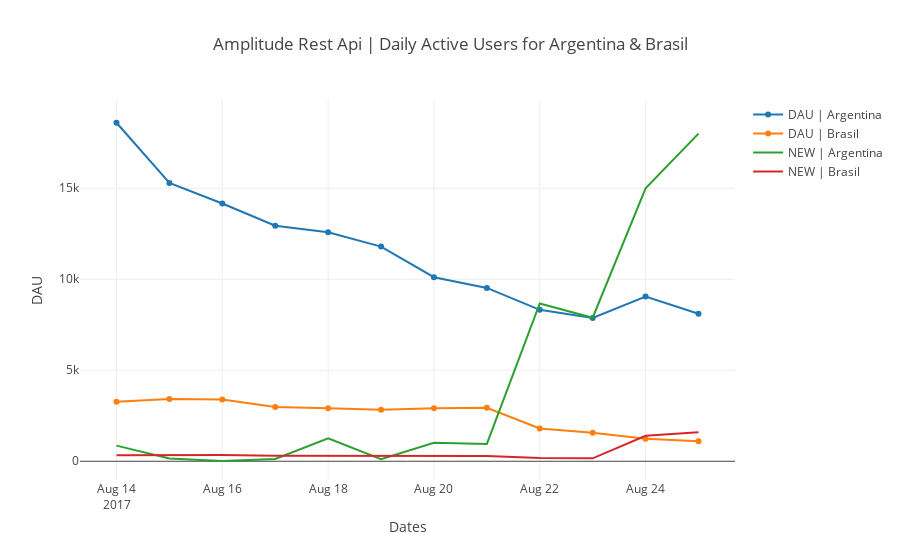

Here is the notebook cell this chart was saved with:
### Markdown cell above
Let's use Plotly to plot 'active' and 'new' users we are querying:

### Code cell
from plotly.offline import download_plotlyjs, init_notebook_mode, plot, iplot

init_notebook_mode(connected=True)


active_users_response = {"data": {"series": [[18600,15294,14164,12945,12585,11797,10113,9523,8321,7873,9053,8109],[3264,3423,3397,2984,2916,2827,2918,2934,1800,1560,1240,1100]],
"seriesMeta": ["Argentina", "Brasil"],"xValues": ["2017-08-14", "2017-08-15", "2017-08-16", "2017-08-17", "2017-08-18", "2017-08-19", "2017-08-20", "2017-08-21", "2017-08-22", "2017-08-23", "2017-08-24", "2017-08-25"]}}

new_users_response = {"data": {"series": [[860,152,14,129,1255,117,1014,952,8673,7887,15000,18000],[326,343,339,298,291,282,291,294,180,160,1400,1600]],
"seriesMeta": ["Argentina", "Brasil"],"xValues": ["2017-08-14", "2017-08-15", "2017-08-16", "2017-08-17", "2017-08-18", "2017-08-19", "2017-08-20", "2017-08-21", "2017-08-22", "2017-08-23", "2017-08-24", "2017-08-25"]}}

ar_dau = active_users_response['data']['series'][0]
br_dau = active_users_response['data']['series'][1]
dates  = active_users_response['data']['xValues']

new_ar = new_users_response['data']['series'][0]
new_br = new_users_response['data']['series'][1]


argentina_new_trace = go.Scatter(x = dates, y = ar_dau, name = 'DAU | Argentina', mode = 'lines+markers')
brasil_new_trace    = go.Scatter(x = dates, y = br_dau, name = 'DAU | Brasil',    mode = 'lines+markers') 
new_ar_trace        = go.Scatter(x = dates, y = new_ar, name = 'NEW | Argentina', mode = 'lines')
new_br_trace        = go.Scatter(x = dates, y = new_br, name = 'NEW | Brasil',    mode = 'lines')

data = [argentina_new_trace, brasil_new_trace, new_ar_trace, new_br_trace]

layout = dict(title = 'Amplitude Rest Api | Daily Active Users for Argentina & Brasil',
              xaxis = dict(title = 'Dates'),
              yaxis = dict(title = 'DAU'))

fig = dict(data=data, layout=layout)

iplot(fig)

### Figure 1 — Plotly figure (JSON) as saved in the notebook; plotly's stock layout.template omitted (floating-point values rounded to 4 significant figures)
{"data": [{"mode": "lines+markers", "name": "DAU | Argentina", "type": "scatter", "x": ["2017-08-14", "2017-08-15", "2017-08-16", "2017-08-17", "2017-08-18", "2017-08-19", "2017-08-20", "2017-08-21", "2017-08-22", "2017-08-23", "2017-08-24", "2017-08-25"], "y": [18600, 15294, 14164, 12945, 12585, 11797, 10113, 9523, 8321, 7873, 9053, 8109]}, {"mode": "lines+markers", "name": "DAU | Brasil", "type": "scatter", "x": ["2017-08-14", "2017-08-15", "2017-08-16", "2017-08-17", "2017-08-18", "2017-08-19", "2017-08-20", "2017-08-21", "2017-08-22", "2017-08-23", "2017-08-24", "2017-08-25"], "y": [3264, 3423, 3397, 2984, 2916, 2827, 2918, 2934, 1800, 1560, 1240, 1100]}, {"mode": "lines", "name": "NEW | Argentina", "type": "scatter", "x": ["2017-08-14", "2017-08-15", "2017-08-16", "2017-08-17", "2017-08-18", "2017-08-19", "2017-08-20", "2017-08-21", "2017-08-22", "2017-08-23", "2017-08-24", "2017-08-25"], "y": [860, 152, 14, 129, 1255, 117, 1014, 952, 8673, 7887, 15000, 18000]}, {"mode": "lines", "name": "NEW | Brasil", "type": "scatter", "x": ["2017-08-14", "2017-08-15", "2017-08-16", "2017-08-17", "2017-08-18", "2017-08-19", "2017-08-20", "2017-08-21", "2017-08-22", "2017-08-23", "2017-08-24", "2017-08-25"], "y": [326, 343, 339, 298, 291, 282, 291, 294, 180, 160, 1400, 1600]}], "layout": {"title": "Amplitude Rest Api | Daily Active Users for Argentina & Brasil", "xaxis": {"title": "Dates"}, "yaxis": {"title": "DAU"}}}
